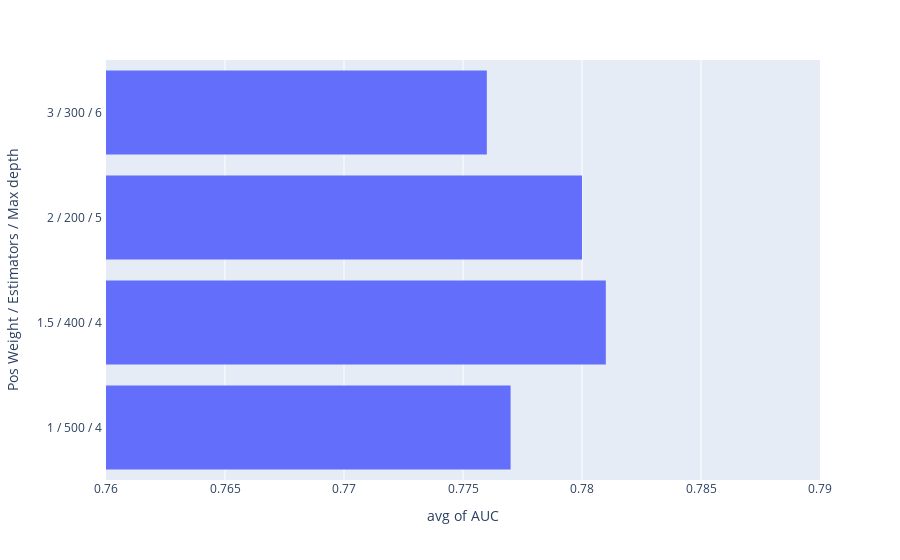

Notebook cell for this chart:
### Code cell
import plotly.express as px


ddd = pd.DataFrame([["1 / 500 / 4 ", 0.777], ["1.5 / 400 / 4 ", 0.781], ["2 / 200 / 5 ", 0.78], ["3 / 300 / 6 ", 0.776]],
                   columns=['hypers', 'AUC'])


# ddd
fig = px.histogram(ddd, x='AUC', y='hypers', labels=dict(hypers="Pos Weight / Estimators / Max depth"), histfunc='avg')

# px.scatter_3d(x=[3,1,1.5], y=[300,500,400], z=[0.777,0.776,0.781], color=[1,2,3],
#               labels=dict(x="Pos Weight", y="Estimators", z="AUC", color='accuracy'))

# import plotly.express as px
# fig = px.scatter_3d(x=[3,1,1.5], y=[300,500,400], z=[0.777,0.776,0.781], color=[1,2,3])
fig.update_xaxes(range=[0.76, 0.79])
fig.show()
fig.write_html(f'../NHL-blog/_includes/hp-tuning.html')

### Figure 1 — Plotly figure (JSON) as saved in the notebook; plotly's stock layout.template omitted (floating-point values rounded to 4 significant figures)
{"data": [{"alignmentgroup": "True", "bingroup": "y", "histfunc": "avg", "hovertemplate": "avg of AUC=%{x}<br>Pos Weight / Estimators / Max depth=%{y}<extra></extra>", "legendgroup": "", "marker": {"color": "#636efa", "pattern": {"shape": ""}}, "name": "", "offsetgroup": "", "orientation": "h", "showlegend": false, "type": "histogram", "x": [0.777, 0.781, 0.78, 0.776], "xaxis": "x", "y": ["1 / 500 / 4 ", "1.5 / 400 / 4 ", "2 / 200 / 5 ", "3 / 300 / 6 "], "yaxis": "y"}], "layout": {"barmode": "relative", "legend": {"tracegroupgap": 0}, "margin": {"t": 60}, "xaxis": {"anchor": "y", "domain": [0, 1], "range": [0.76, 0.79], "title": {"text": "avg of AUC"}}, "yaxis": {"anchor": "x", "domain": [0, 1], "title": {"text": "Pos Weight / Estimators / Max depth"}}}}
